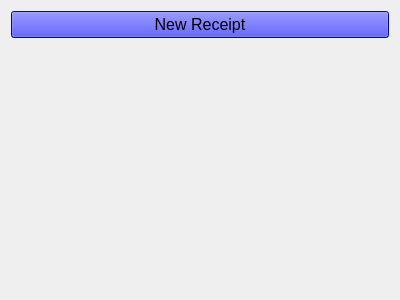
<?xml version="1.0" encoding="UTF-8"?>
<ui version="4.0">
 <class>W_Receipt_Manager</class>
 <widget class="QWidget" name="W_Receipt_Manager">
  <property name="geometry">
   <rect>
    <x>0</x>
    <y>0</y>
    <width>400</width>
    <height>300</height>
   </rect>
  </property>
  <property name="windowTitle">
   <string>Form</string>
  </property>
  <layout class="QGridLayout" name="gridLayout">
   <item row="0" column="0">
    <widget class="QPushButton" name="b_new_receipt">
     <property name="font">
      <font>
       <pointsize>12</pointsize>
      </font>
     </property>
     <property name="styleSheet">
      <string notr="true">background-color: blue</string>
     </property>
     <property name="text">
      <string>New Receipt</string>
     </property>
     <property name="icon">
      <iconset resource="../../resources/icons.qrc">
       <normaloff>:/assets/vcs-added.svg</normaloff>:/assets/vcs-added.svg</iconset>
     </property>
    </widget>
   </item>
   <item row="1" column="0">
    <widget class="W_Tile_View" name="tile_view" native="true"/>
   </item>
  </layout>
 </widget>
 <customwidgets>
  <customwidget>
   <class>W_Tile_View</class>
   <extends>QWidget</extends>
   <header>w_tile_view.h</header>
   <container>1</container>
  </customwidget>
 </customwidgets>
 <resources>
  <include location="../../resources/icons.qrc"/>
 </resources>
 <connections/>
</ui>
